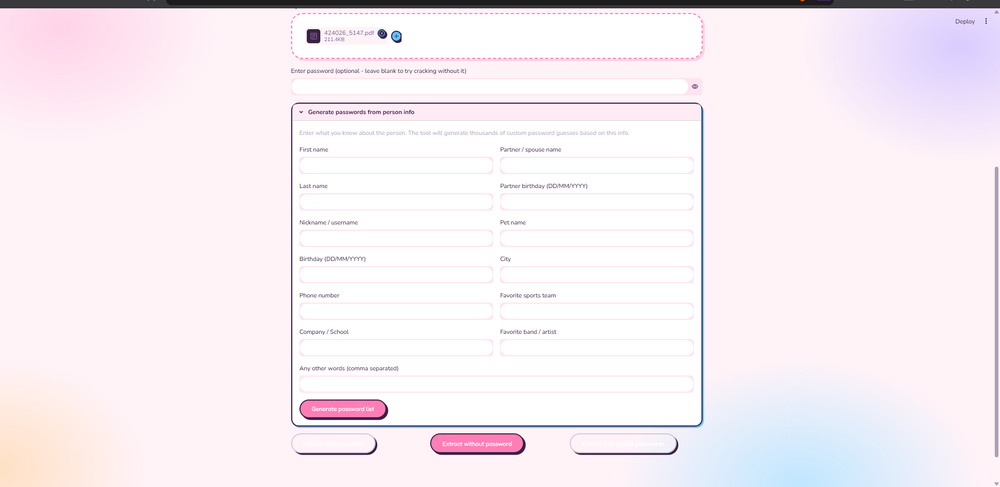
#> input picture CUPP of decrypt tab.png, 1000 x 487 px, shrunk from 1920 x 935 before the run
$ python visual_planes.py 'CUPP of decrypt tab.png'
#> lines starting #> are read from the running program, lines starting #| are printed output that depends on the picture; after the words box and inside, x2 and y2 are one past the last pixel; in counts of white or black regions, pixels touching at a corner belong together
import sys
import numpy as np
from PIL import Image

a = np.array(Image.open(sys.argv[1]).convert("RGBA"))
#> a is the input picture: shape (487, 1000, 4); mean R, G, B, A 246.6, 237.4, 243.4, 255
for i, name in enumerate("RGBA"):
    for plane in range(3):
        img = ((a[:, :, i] >> plane) & 1).astype(np.uint8) * 255
        Image.fromarray(img).save(f"plane_{name}{plane}.png")
#> this loop made 4 passes
#> pass 1, `Image.fromarray(img).save(f"plane_{name}{plane}.png")`:
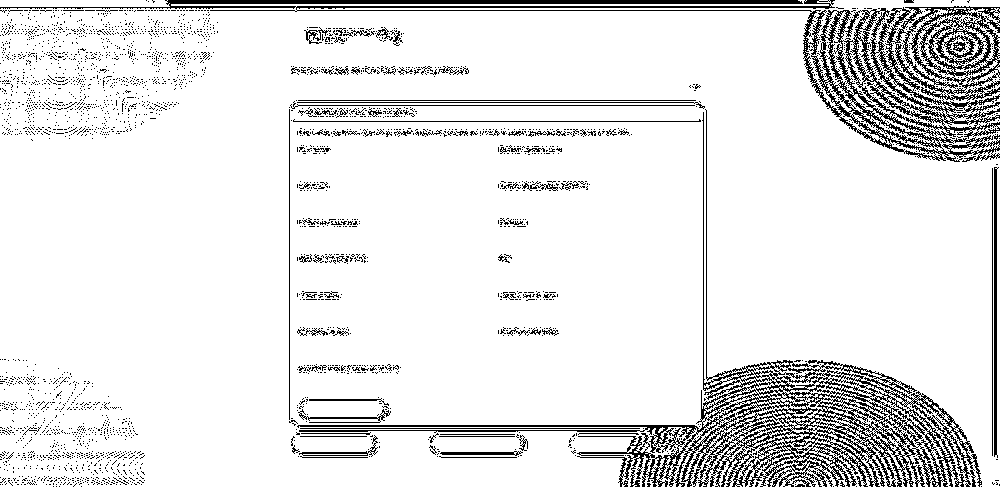
#> saved as plane_R0.png: PIL image 1000x487 L; 89.6% white; black in thin lines or dots
#> pass 1, `Image.fromarray(img).save(f"plane_{name}{plane}.png")`:
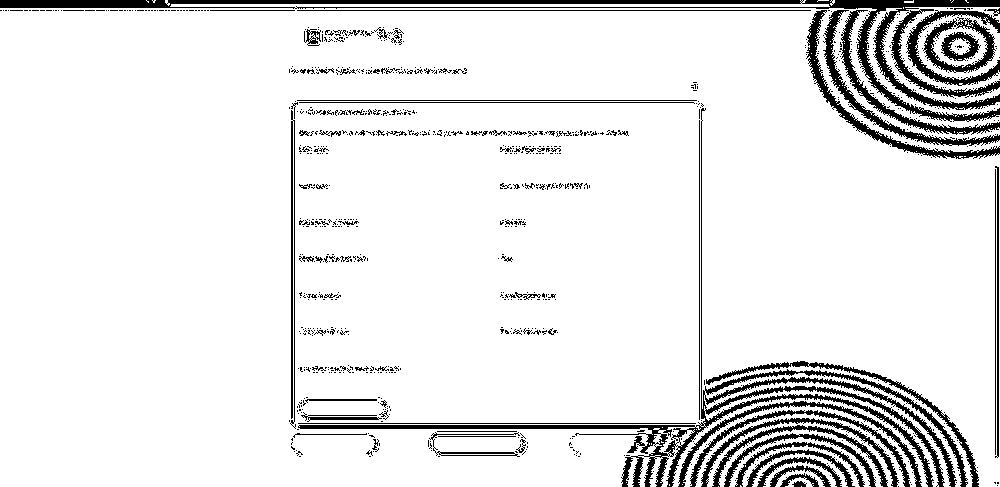
#> saved as plane_R1.png: PIL image 1000x487 L; 90.5% white; 872 black regions (779 under 20 px), largest, box (x1, y1, x2, y2) and area: (298, 108, 968, 487) 8959, (0, 0, 1000, 122) 8732, (806, 10, 1000, 159) 1982
#> pass 1, `Image.fromarray(img).save(f"plane_{name}{plane}.png")`:
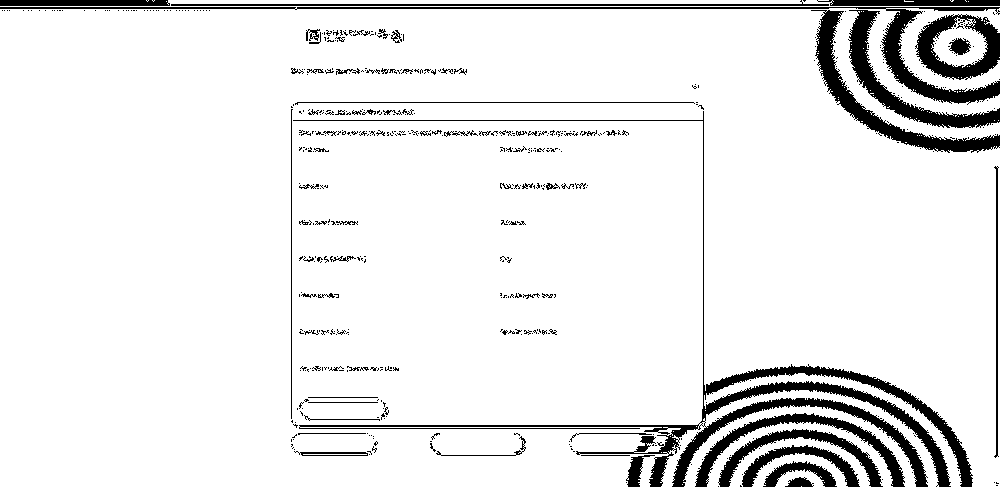
#> saved as plane_R2.png: PIL image 1000x487 L; 91.4% white; 525 black regions (445 under 20 px), largest, box (x1, y1, x2, y2) and area: (293, 111, 973, 487) 11620, (0, 7, 1000, 105) 4544, (811, 10, 1000, 153) 3661
#> pass 2, `Image.fromarray(img).save(f"plane_{name}{plane}.png")`:
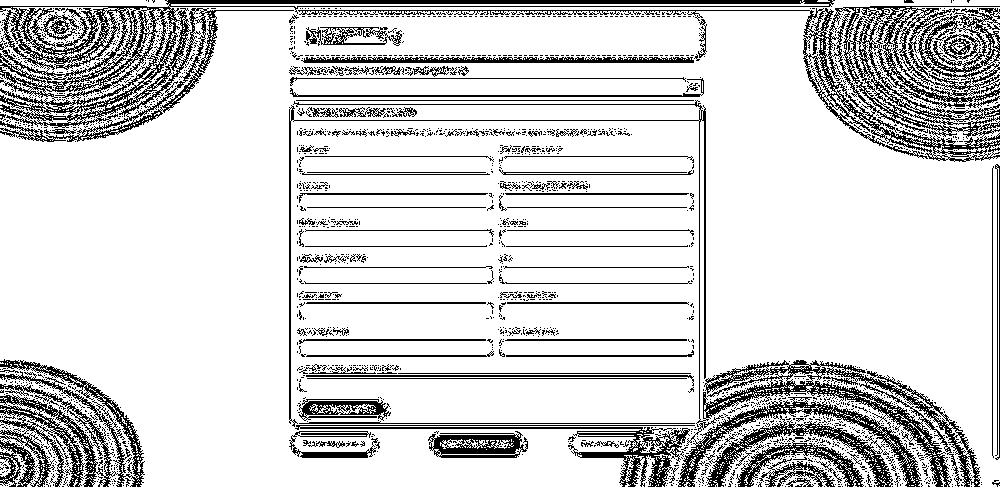
#> saved as plane_G0.png: PIL image 1000x487 L; 83% white; black in thin lines or dots
#> after the loop: img: shape (487, 1000); every value is 255
print("Saved plane_R0.png ... plane_A2.png in this folder")

$ run again, on analyze file tab.png
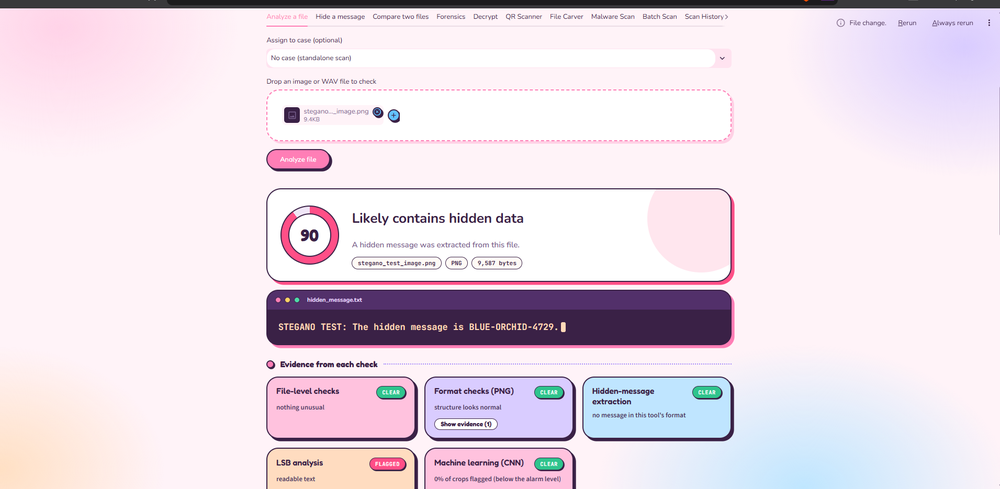
#> input picture analyze file tab.png, 1000 x 489 px, shrunk from 1911 x 935 before the run
#> a is the input picture: shape (489, 1000, 4); mean R, G, B, A 232.5, 219.3, 229.7, 255
#> the loop `for i, name in enumerate("RGBA"):` made 4 passes
#> pass 1, `Image.fromarray(img).save(f"plane_{name}{plane}.png")`:
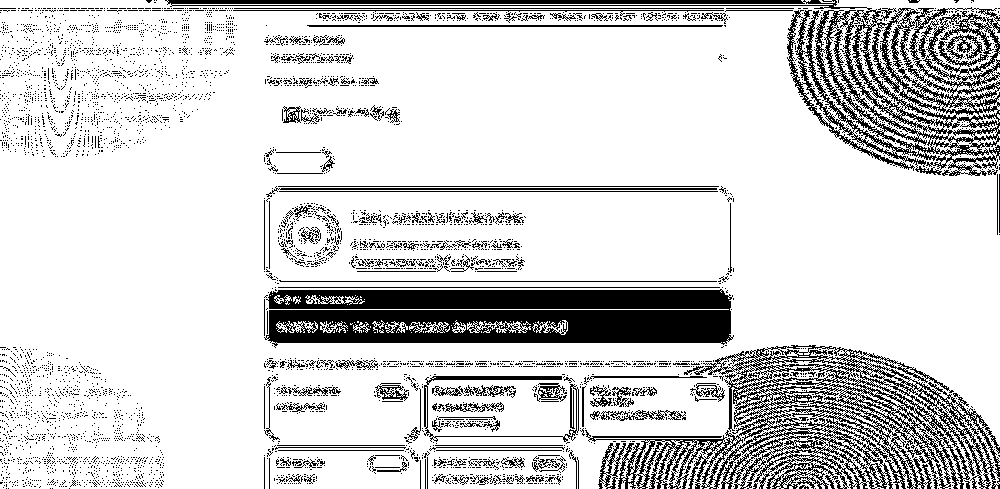
#> saved as plane_R0.png: PIL image 1000x489 L; 82.4% white; 4626 black regions (4436 under 20 px), largest, box (x1, y1, x2, y2) and area: (264, 289, 734, 348) 22061, (585, 345, 1000, 489) 20028, (165, 0, 1000, 176) 18459
#> pass 2, `Image.fromarray(img).save(f"plane_{name}{plane}.png")`:
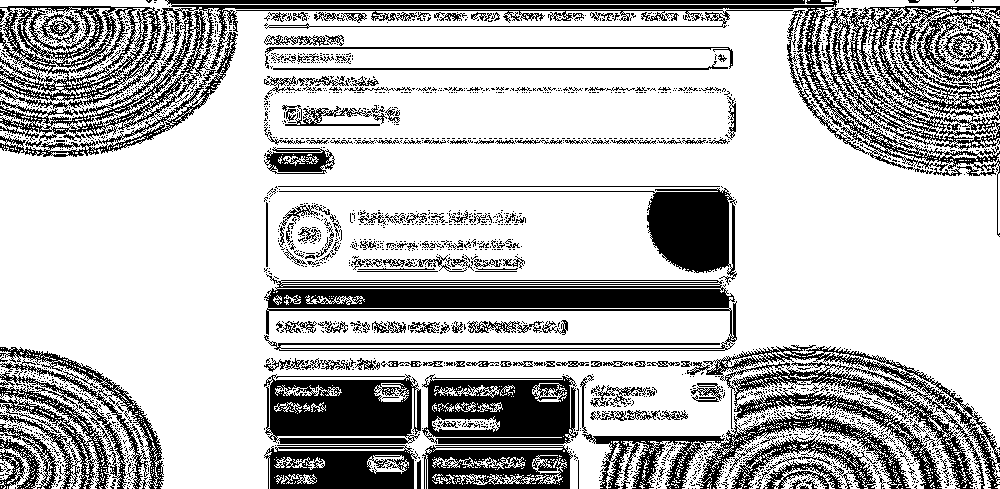
#> saved as plane_G0.png: PIL image 1000x489 L; 73.1% white; 2193 black regions (2001 under 20 px), largest, box (x1, y1, x2, y2) and area: (0, 0, 1000, 237) 34528, (264, 274, 737, 351) 13691, (582, 384, 943, 489) 8727

$ run again, on cases tab.png
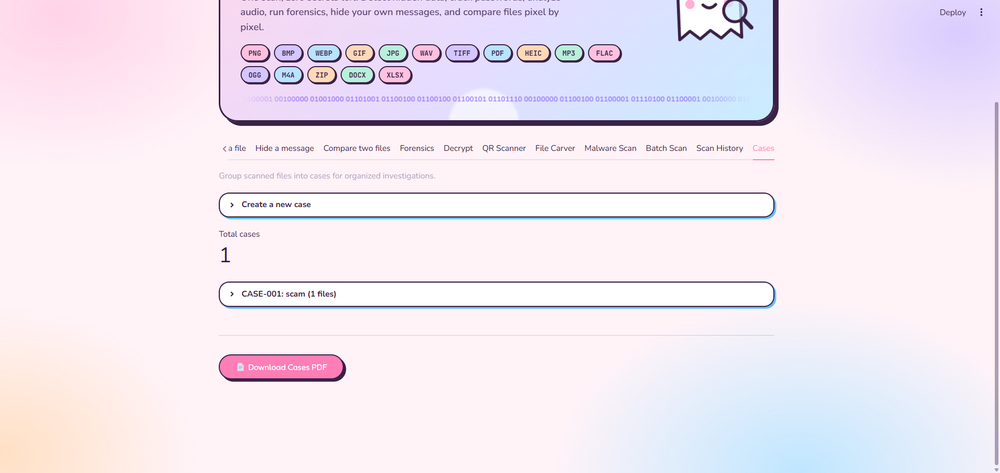
#> input picture cases tab.png, 1000 x 473 px, shrunk from 1920 x 909 before the run
#> a is the input picture: shape (473, 1000, 4); mean R, G, B, A 240.7, 231, 242.4, 255
#> the loop `for i, name in enumerate("RGBA"):` made 4 passes
#> pass 1, `Image.fromarray(img).save(f"plane_{name}{plane}.png")`:
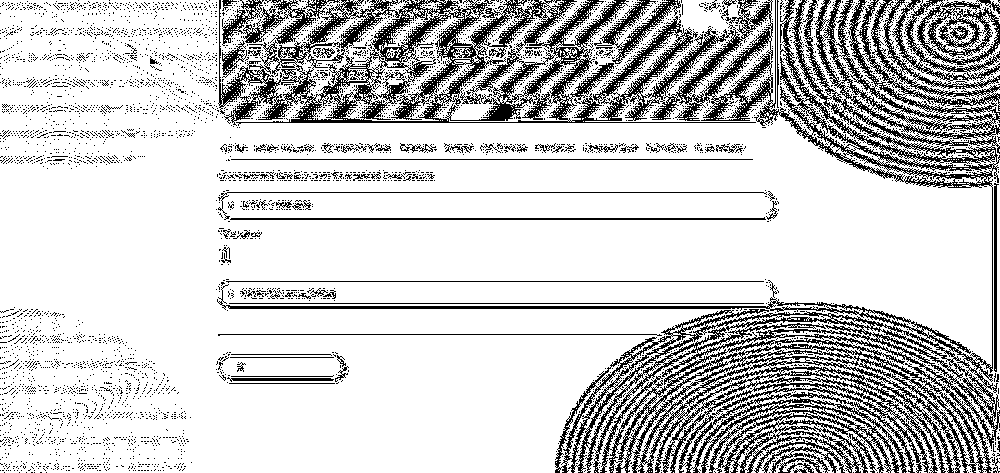
#> saved as plane_R0.png: PIL image 1000x473 L; 79.4% white; black in thin lines or dots
#> pass 2, `Image.fromarray(img).save(f"plane_{name}{plane}.png")`:
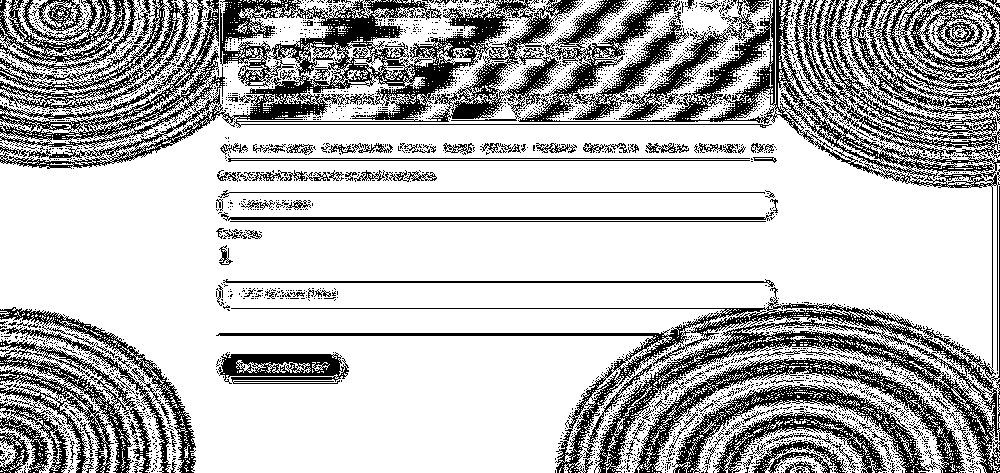
#> saved as plane_G0.png: PIL image 1000x473 L; 72.4% white; black in thin lines or dots
